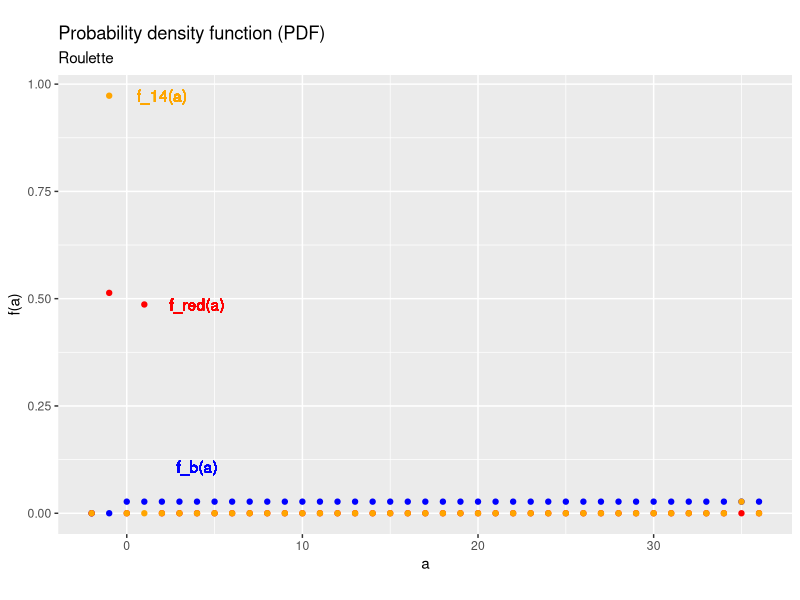
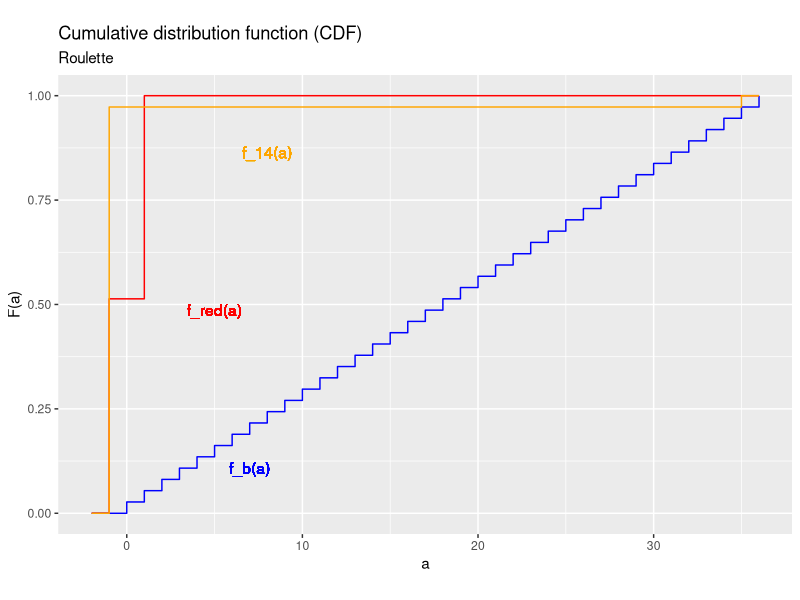
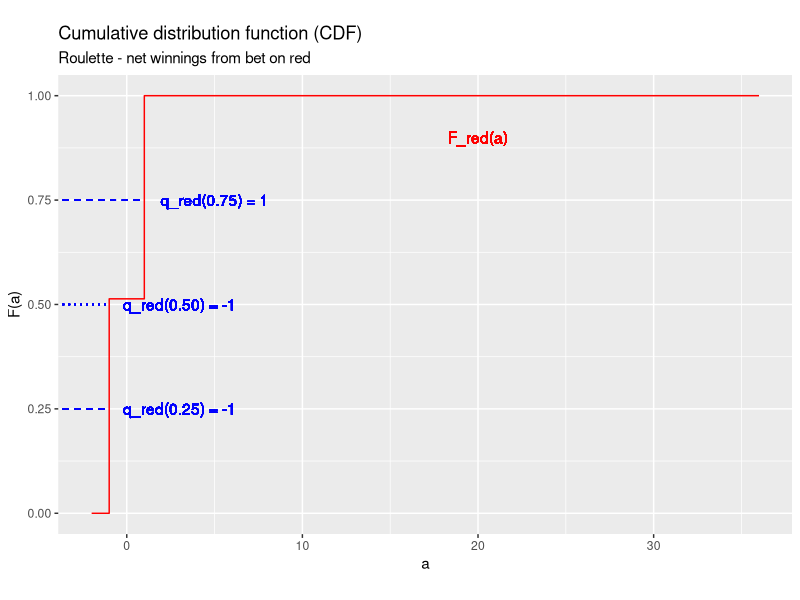
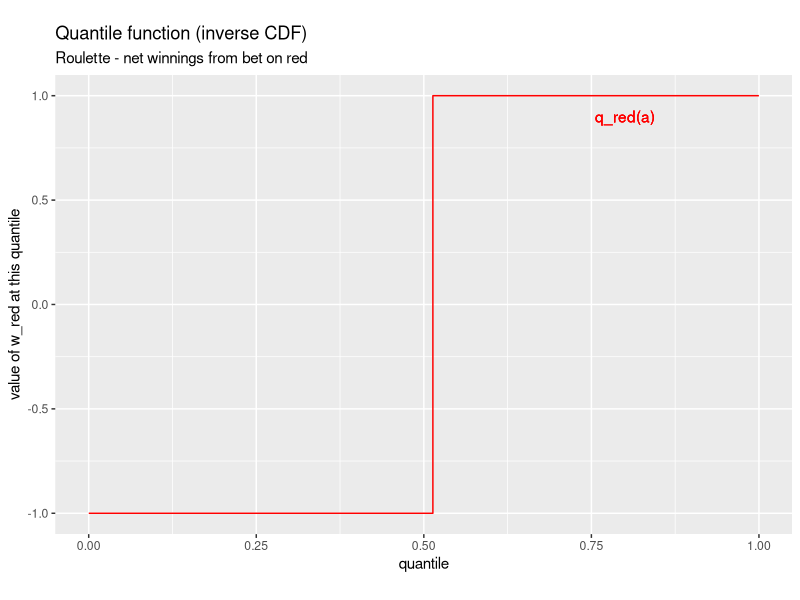

Write the R code that produced these figures, in order.
## ---- chunk 1
knitr::opts_chunk$set(echo = FALSE,
                      prompt = FALSE,
                      tidy = TRUE,
                      collapse = TRUE)
library("tidyverse")
## ---- chunk 2
RoulettePDF <- tibble(a = seq(from = -2, to= 36),
                      fb = c(0, 0, rep(1/37, times = 37)),
                      fred = c(0, 19/37, 0, 18/37, rep(0, times=35)),
                      f14 = c(0, 36/37,rep(0, times=35), 1/37, 0))
ggplot(data = RoulettePDF, mapping = aes(x = a)) +
  geom_point(aes(y=fb), col = "blue") +
  geom_point(aes(y=fred), col = "red") +
  geom_point(aes(y=f14), col = "orange") +
  xlab("a") +
  ylab("f(a)") +
  geom_text(x = 4, 
            y = 4/37, 
            label = "f_b(a)", 
            col = "blue") +
  geom_text(x = 4, 
            y = 18/37, 
            label = "f_red(a)", 
            col = "red") +
  geom_text(x = 2, 
            y = 36/37, 
            label = "f_14(a)", 
            col = "orange") +
  labs(title = "Probability density function (PDF)", 
       subtitle = "Roulette", 
       caption = "", 
       tag = "")
## ---- chunk 3
RouletteCDF <- RoulettePDF %>%
    mutate (Fb = cumsum(fb)) %>%
    mutate (Fred = cumsum(fred))%>%
    mutate (F14 = cumsum(f14)) 
ggplot(data = RouletteCDF, mapping = aes(x = a)) +
  geom_step(aes(y=Fb), col = "blue") +
  geom_step(aes(y=Fred), col = "red") +
  geom_step(aes(y=F14), col = "orange") +
  xlab("a") +
  ylab("F(a)") +
  geom_text(x = 7, 
            y = 4/37, 
            label = "f_b(a)", 
            col = "blue") +
  geom_text(x = 5, 
            y = 18/37, 
            label = "f_red(a)", 
            col = "red") +
  geom_text(x = 8, 
            y = 32/37, 
            label = "f_14(a)", 
            col = "orange") +
  labs(title = "Cumulative distribution function (CDF)", 
       subtitle = "Roulette", 
       caption = "", 
       tag = "")
## ---- chunk 4
ggplot(data = RouletteCDF, mapping = aes(x = a)) +
  geom_step(aes(y=Fred), col = "red") +
  xlab("a") +
  ylab("F(a)") +
  geom_text(x = 20, 
            y = 0.9, 
            label = "F_red(a)", 
            col = "red") +
  geom_text(x = 3, 
            y = 0.25, 
            label = "q_red(0.25) = -1", 
            col = "blue") +
  geom_text(x = 3, 
            y = 0.5, 
            label = "q_red(0.50) = -1", 
            col = "blue") +
  geom_text(x = 5, 
            y = 0.75, 
            label = "q_red(0.75) = 1", 
            col = "blue") +
  geom_segment(x=-5,xend=-1,y=0.25,yend=0.25,col="blue",linetype = "dashed") +
  geom_segment(x=-5,xend=-1,y=0.5,yend=0.5,col="blue",linetype = "dotted") +
  geom_segment(x=-5,xend=1,y=0.75,yend=0.75,col="blue",linetype = "dashed") +
  labs(title = "Cumulative distribution function (CDF)", 
       subtitle = "Roulette - net winnings from bet on red", 
       caption = "", 
       tag = "")
## ---- chunk 5
RouletteQuant <- tibble(a = c(0.0001,19/37,0.9999),
                        qred = c(-1,1,1))
ggplot(data = RouletteQuant, mapping = aes(x = a)) +
  geom_step(aes(y=qred),col = "red") +
  xlab("quantile") +
  ylab("value of w_red at this quantile") +
  geom_text(x = 0.8, 
            y = 0.9, 
            label = "q_red(a)", 
            col = "red") +
  labs(title = "Quantile function (inverse CDF)", 
       subtitle = "Roulette - net winnings from bet on red", 
       caption = "", 
       tag = "")
